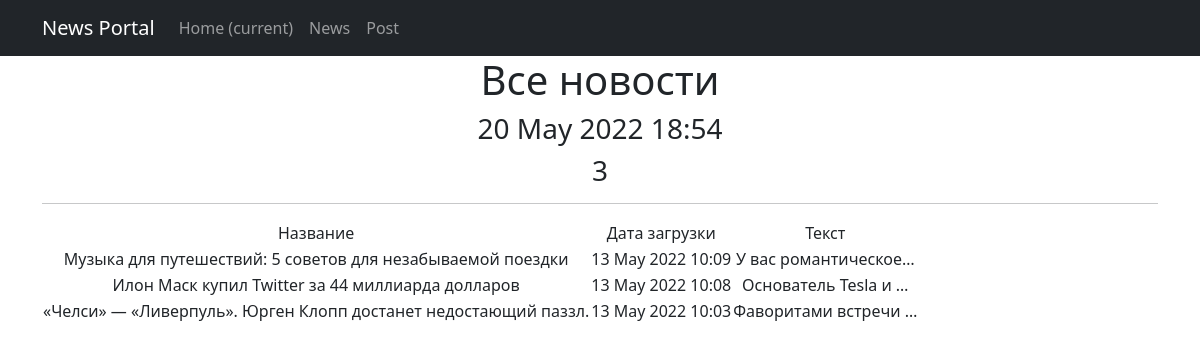
Page /post/ on the committed database.
### news/models.py (models this page shows, shortened)
class Post(models.Model):
    authors = models.ForeignKey(Author, on_delete=models.CASCADE)
    NEWS = 'nw'
    ARTICLE = 'ar'
    SELECT = (
        (NEWS, 'Новости'),
        (ARTICLE, 'Статья')
    )
    CategoryType = models.CharField(max_length=50, choices=SELECT, default=ARTICLE)
    DateCreation = models.DateTimeField(auto_now_add=True)
    PostCategories = models.ManyToManyField(Category, through='PostCategory')
    title = models.CharField(max_length=100)
    text = models.TextField()
    ratings = models.IntegerField(default=0)

### news/views.py (the view)
# urls.py: path('', PostList.as_view()),
class PostList(ListView):
    model = Post
    template_name = 'news.html'
    context_object_name = 'news'
    ordering = ['-DateCreation']
    def get_context_data(self, **kwargs):
        context = super().get_context_data(**kwargs)
        context['time_now'] = datetime.utcnow()
        return context

### news/templatetags/censor.py (called while the page is built)
@register.filter(name='censor')
def replace(value, str='идиот'):
    postfix = UNWANTED_WORDS[str]
    return f'{value}{postfix}'

### news/templates/news.html (shortened to what this page needs)
{% extends 'flatpages/default.html' %}
{% load censor %}
{% block content %}
   <h1>Все новости</h1>
   <h3>{{time_now|date:'d M Y H:i'}}</h3>
   <h3>{{news|length }}</h3>
   <hr>
   {% if news %}
       <table>
           <tr>
               <td>Название</td>
               <td>Дата загрузки</td>
               <td>Текст</td>
           </tr>
           {% for post in news %}
           <tr>
               <td>{{post.title}}</td>
               <td>{{post.DateCreation|date:'d M Y H:i'}}</td>
               <td>{{post.text|censor|truncatechars:20}}</td>
           </tr>
           {% endfor %}
       </table>
   {% else %}
       <h2>Новостей нет!</h2>
   {% endif %}
{% endblock content %}

### news/templates/flatpages/default.html (shortened to what this page needs)
<!DOCTYPE html>
<html lang="en">
    <head>
        {% load static %}
        <link href="{% static 'css/styles.css' %}" rel="stylesheet" />
    </head>
    <body>
        <nav class="navbar navbar-expand-lg navbar-dark bg-dark static-top">
   <div class="container">
       <a class="navbar-brand" href="#">News Portal</a>
       <div class="collapse navbar-collapse" id="navbarResponsive">
           <ul class="navbar-nav ml-auto">
               <li class="nav-item active">
                   <a class="nav-link" href="#">Home
                       <span class="sr-only">(current)</span>
                   </a>
               </li>
               <li class="nav-item">
                   <a class="nav-link" href="/news/">News</a>
               </li>
               <li class="nav-item">
                   <a class="nav-link" href="/post/">Post</a>
               </li>
           </ul>
       </div>
   </div>
</nav>
        <div class="container">
   <div class="row">
       <div class="col-lg-12 text-center">
           {% block content %}{% endblock content %}
       </div>
   </div>
</div>
    </body>
</html>

### rows in the picture
Post: title "Музыка для путешествий: 5 советов для незабываемой поездки", DateCreation "13 May 2022 10:09", text|censor "У вас романтическое…"
Post: title "Илон Маск купил Twitter за 44 миллиарда долларов", DateCreation "13 May 2022 10:08", text|censor "Основатель Tesla и …"
Post: title "«Челси» — «Ливерпуль». Юрген Клопп достанет недостающий паззл.", DateCreation "13 May 2022 10:03", text|censor "Фаворитами встречи …"

### other values in the picture
{{ time_now|date:'d M Y H:i' }} "20 May 2022 18:54"
{{ news|length }} "3"
